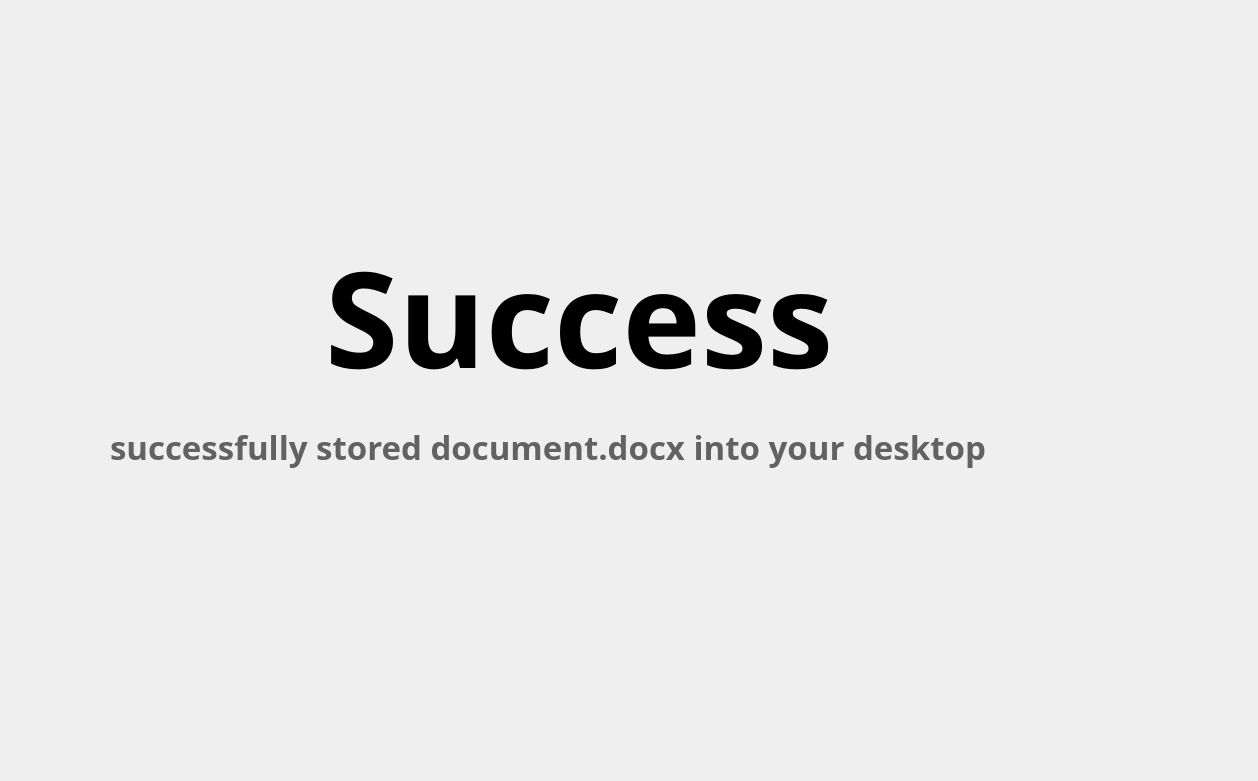
<?xml version="1.0" encoding="UTF-8"?>
<ui version="4.0">
 <class>MainWindow</class>
 <widget class="QMainWindow" name="MainWindow">
  <property name="geometry">
   <rect>
    <x>0</x>
    <y>0</y>
    <width>1258</width>
    <height>781</height>
   </rect>
  </property>
  <property name="windowTitle">
   <string>MainWindow</string>
  </property>
  <property name="styleSheet">
   <string notr="true"># background-image: url(:/overall/image/back.png);</string>
  </property>
  <widget class="QWidget" name="centralwidget">
   <property name="styleSheet">
    <string notr="true">QWidget#centralwidget{border-image: url(:/overall/image/back.png);}</string>
   </property>
   <widget class="QLabel" name="label">
    <property name="geometry">
     <rect>
      <x>325</x>
      <y>179</y>
      <width>661</width>
      <height>274</height>
     </rect>
    </property>
    <property name="font">
     <font>
      <family>맑은 고딕</family>
      <pointsize>100</pointsize>
      <weight>75</weight>
      <bold>true</bold>
     </font>
    </property>
    <property name="text">
     <string>Success</string>
    </property>
   </widget>
   <widget class="QLabel" name="label_2">
    <property name="geometry">
     <rect>
      <x>110</x>
      <y>310</y>
      <width>1091</width>
      <height>274</height>
     </rect>
    </property>
    <property name="font">
     <font>
      <family>맑은 고딕</family>
      <pointsize>25</pointsize>
      <weight>75</weight>
      <bold>true</bold>
     </font>
    </property>
    <property name="styleSheet">
     <string notr="true">color: rgba(0, 0, 0, 150);</string>
    </property>
    <property name="text">
     <string>successfully stored document.docx into your desktop</string>
    </property>
   </widget>
   <widget class="QPushButton" name="out">
    <property name="geometry">
     <rect>
      <x>0</x>
      <y>0</y>
      <width>1261</width>
      <height>781</height>
     </rect>
    </property>
    <property name="text">
     <string/>
    </property>
    <property name="flat">
     <bool>true</bool>
    </property>
   </widget>
  </widget>
 </widget>
 <resources>
  <include location="resource.qrc"/>
 </resources>
 <connections/>
</ui>
